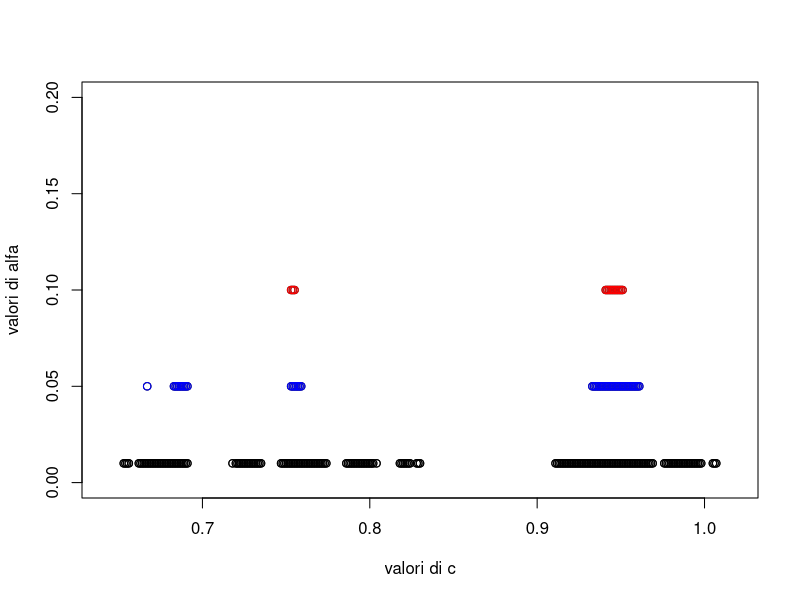

The R script that drew this image: (Note: this script raises an error after producing the figure.)
library("readxl")
#carichiamo il dataset
datimiei<-as.data.frame(read_excel("../datasets/new_sample.xlsx"))

#calcoliamo la lunghezza del campione
n<-nrow(datimiei)
n

###################################################################################
#FUNZIONE PER INDIVIDUARE I VALORI AMMISSIBILI DI C
esito_test<-function(costante,campione,alfa){
  dati<-trunc(costante*log(campione+1))
  massimo<-max(dati)
  freqosservate<-table(cut(dati,breaks = c(0:(massimo+1)),right=FALSE))
  if(length(freqosservate>=3)){
  lambda<-mean(dati)
  distrpois<-c(dpois(0:(massimo-1),lambda,log = FALSE),1-sum(dpois(0:(massimo-1),lambda,log = FALSE)))
  freqattese<-round(n*distrpois,digits = 2)
  chisquare<-round(sum((freqosservate-freqattese)^2/freqattese),digits = 2)
  gradilib<-length(freqosservate)-1-1
  valorecritico<-qchisq(1-alfa,df=gradilib)
  frequenze<-as.data.frame(freqosservate)
  a<-ifelse(frequenze[2]>=5,1,0)
  b<-ifelse(freqattese>=5,1,0)
  if(sum(a)<length(freqosservate)){return(0)}#ci devono essere almeno 5 osservazioni in ogni classe
  if(sum(b)<length(freqattese)){return(0)}#tutte le frequenze attese delle classi devono essere >=5
  if(chisquare>=valorecritico){return(0)}else{return(1)}}#con zero indichiamo il rifiuto mentre con uno l'accettazione
else{return(0)}
  }
########################################################################################
#FUNZIONE CHE RITORNA I CHISQUARE
trovamiglior_c<-function(costante,campione,alfa){
  dati<-trunc(costante*log(campione+1))
  massimo<-max(dati)
  freqosservate<-table(cut(dati,breaks = c(0:(massimo+1)),right=FALSE))
  lambda<-mean(dati)
  distrpois<-c(dpois(0:(massimo-1),lambda,log = FALSE),1-sum(dpois(0:(massimo-1),lambda,log = FALSE)))
  freqattese<-round(n*distrpois,digits = 2)
  chisquare<-sum((freqosservate-freqattese)^2/freqattese)
  return(chisquare)}
#####################################################################################
# INDIVIDUIAMO I VALORI DI C PER ALFA PARI A 0.10
c<-0.300
esiti<-0
cc<-0
j<-0.000
for (i in 1:10000){
  esiti[i]<-esito_test((c+j),datimiei$numero_acquisti,0.10)
  cc[i]<-c+j
  j<-j+0.001
}
#cbind(cc,esiti)
valc1<-cc[which(esiti>0)] #valori di c per cui il test chi quadrato funziona
valc1

#INDIVIDUIAMO IL VALORE DI C PER CUI IL CHISQUARE è MINIMO
chisquares<-0
for (i in 1:length(valc1))
{chisquares[i]<-trovamiglior_c(valc1[i],datimiei$numero_acquisti,0.10)}
chisquares
miglior<-valc1[which.min(chisquares)]
miglior

######################################################################################

# INDIVIDUIAMO I VALORI DI C PER ALFA PARI A 0.05
c<-0.300
esiti<-0
cc<-0
j<-0.000
for (i in 1:10000){
  esiti[i]<-esito_test((c+j),datimiei$numero_acquisti,0.05)
  cc[i]<-c+j
  j<-j+0.001
}
#cbind(cc,esiti)
valc2<-cc[which(esiti>0)] #valori di c per cui il test chi quadrato funziona
valc2

#INDIVIDUIAMO IL VALORE DI C PER CUI IL CHISQUARE è MINIMO
chisquares<-0
for (i in 1:length(valc2))
{chisquares[i]<-trovamiglior_c(valc2[i],datimiei$numero_acquisti,0.05)}
round(chisquares,digits=4)
miglior<-valc2[which.min(chisquares)]
miglior
##########################################################################################

# INDIVIDUIAMO I VALORI DI C PER ALFA PARI A 0.01
c<-0.300
esiti<-0
cc<-0
j<-0.000
for (i in 1:10000){
  esiti[i]<-esito_test((c+j),datimiei$numero_acquisti,0.01)
  cc[i]<-c+j
  j<-j+0.001
}
#cbind(cc,esiti)
valc3<-cc[which(esiti>0)] #valori di c per cui il test chi quadrato funziona
valc3

#INDIVIDUIAMO IL VALORE DI C PER CUI IL CHISQUARE è MINIMO
chisquares<-0
for (i in 1:length(valc3))
{chisquares[i]<-trovamiglior_c(valc3[i],datimiei$numero_acquisti,0.01)}
chisquares
miglior<-valc3[which.min(chisquares)]
miglior





##############################################################################################
#
y1<-rep(0.10,length(valc1))
y2<-rep(0.05,length(valc2))
y3<-rep(0.01,length(valc3))
ascisse1<-c(valc1,valc2,valc3)
ordinate1<-c(y1,y2,y3)
grafico1<-data.frame(ascisse1,ordinate1)

#GRAFICO 1
plot(grafico1$ascisse1,grafico1$ordinate1,xlim = c(min(valc3)-0.01,max(valc3)+0.01),ylim = c(0.000,0.200),xlab = "valori di c",ylab = "valori di alfa")
#axis(1,at=seq(min(valc3)-0.001,max(valc3)+0.001,by=0.1),las=0)
points(valc1,y1,col="red")
points(valc2,y2,col="blue")
points(valc3,y3,col="black")
legend(locator(1),c("alfa=0.01","alfa=0.05","alfa=0.10"),pch=c(1,16),col=c("black","blue","red"))
############################################################################################
ascisse2<-c(y1,y2,y3)
ordinate2<-c(valc1,valc2,valc3)
grafico2<-data.frame(ascisse2,ordinate2)

#GRAFICO 2 (con ascisse e ordinate invertite)
range(min(valc3)-0.01,max(valc3)+0.01)
plot(grafico2$ascisse2,grafico2$ordinate2,xlim = c(0.000,0.200),ylim =c(min(valc3)-0.01,max(valc3)+0.01) ,xlab = "valori di alfa",ylab = "valori di c")
#axis(2,at=seq(min(valc3)-0.001,max(valc3)+0.001,by=0.1),las=0)
points(y1,valc1,col="red")
points(y2,valc2,col="blue")
points(y3,valc3,col="black")
legend(locator(1),c("alfa=0.01","alfa=0.05","alfa=0.10"),pch=c(1,16),col=c("black","blue","red"))
